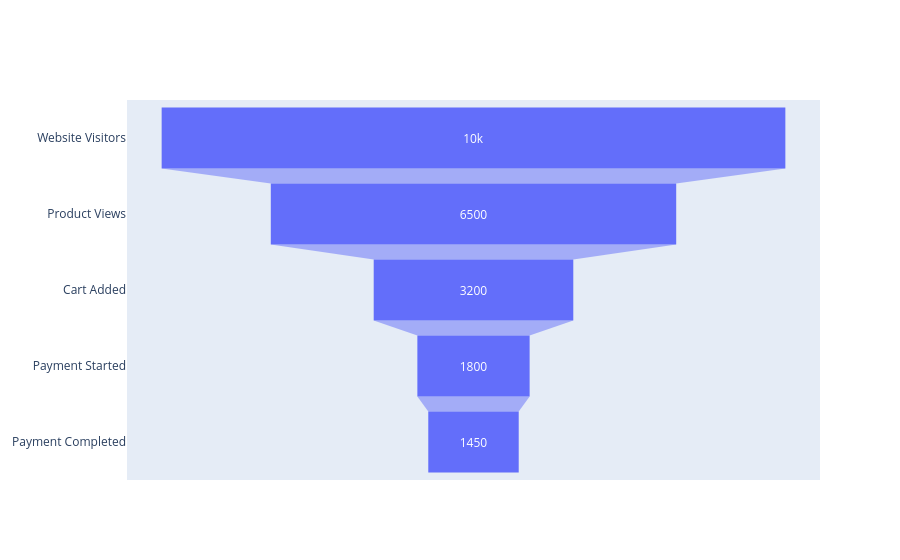

The cell this chart's notebook holds for it:
### Code cell
df5 = pd.DataFrame({
    "Stage": ["Website Visitors", "Product Views", "Cart Added", "Payment Started", "Payment Completed"],
    "Count": [10000, 6500, 3200, 1800, 1450]
})

fig = go.Figure()

fig.add_trace(
    go.Funnel(
        y=df5["Stage"],
        x=df5["Count"]
    )
)

fig.show()

### Figure 1 — Plotly figure (JSON) as saved in the notebook; plotly's stock layout.template omitted (floating-point values rounded to 4 significant figures)
{"data": [{"type": "funnel", "x": [10000, 6500, 3200, 1800, 1450], "y": ["Website Visitors", "Product Views", "Cart Added", "Payment Started", "Payment Completed"]}], "layout": {}}
